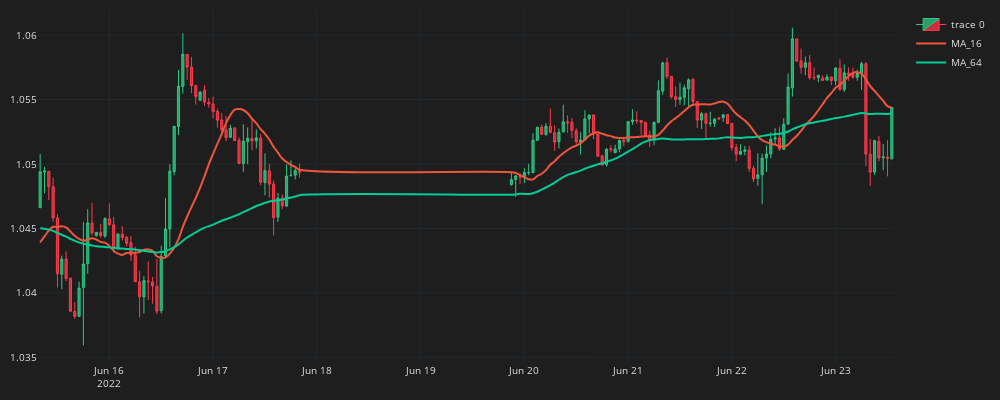

The notebook cell saved with this chart:
### Code cell
fig = go.Figure()
fig.add_trace(go.Candlestick(
    x=df_plot.time, open=df_plot.mid_o, high=df_plot.mid_h, low=df_plot.mid_l, close=df_plot.mid_c,
    line=dict(width=1), opacity=1,
    increasing_fillcolor='#24A06B',
    decreasing_fillcolor="#CC2E3C",
    increasing_line_color='#2EC886',
    decreasing_line_color='#FF3A4C'
))
for ma in ma_list:
    col = f"MA_{ma}"
    fig.add_trace(go.Scatter(
        x=df_plot.time,
        y=df_plot[col],
        line=dict(width=2),
        line_shape='spline',
        name=col
        ))
fig.update_layout(width=1000,height=400,
    margin=dict(l=10,b=10,t=10),
    font=dict(size=10,color="#e1e1e1"),
    paper_bgcolor="#1e1e1e",
    plot_bgcolor="#1e1e1e")
fig.update_xaxes(
    gridcolor="#1f292f",
    showgrid=True,fixedrange=True,rangeslider=dict(visible=False)
)
fig.update_yaxes(
    gridcolor="#1f292f",
    showgrid=True,
)
fig.show()

### Figure 1 — Plotly figure (JSON) as saved in the notebook; plotly's stock layout.template omitted (floating-point values rounded to 4 significant figures; data arrays with more than 128 entries replaced by an {"elided": "..."} marker saying what was removed)
{"data": [{"close": {"elided": "150 float values"}, "decreasing": {"fillcolor": "#CC2E3C", "line": {"color": "#FF3A4C"}}, "high": {"elided": "150 float values"}, "increasing": {"fillcolor": "#24A06B", "line": {"color": "#2EC886"}}, "line": {"width": 1}, "low": {"elided": "150 float values"}, "opacity": 1, "open": {"elided": "150 float values"}, "type": "candlestick", "x": {"elided": "150 str values"}}, {"line": {"shape": "spline", "width": 2}, "name": "MA_16", "type": "scatter", "x": {"elided": "150 str values"}, "y": {"elided": "150 float values"}}, {"line": {"shape": "spline", "width": 2}, "name": "MA_64", "type": "scatter", "x": {"elided": "150 str values"}, "y": {"elided": "150 float values"}}], "layout": {"font": {"color": "#e1e1e1", "size": 10}, "height": 400, "margin": {"b": 10, "l": 10, "t": 10}, "paper_bgcolor": "#1e1e1e", "plot_bgcolor": "#1e1e1e", "width": 1000, "xaxis": {"fixedrange": true, "gridcolor": "#1f292f", "rangeslider": {"visible": false}, "showgrid": true}, "yaxis": {"gridcolor": "#1f292f", "showgrid": true}}}
